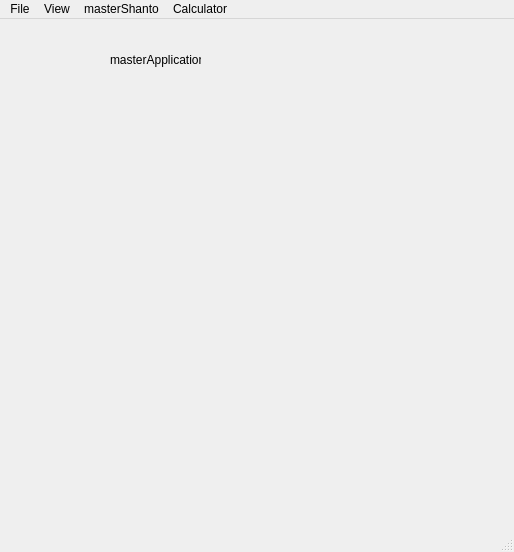
<?xml version="1.0" encoding="UTF-8"?>
<ui version="4.0">
 <class>MainWindow</class>
 <widget class="QMainWindow" name="MainWindow">
  <property name="geometry">
   <rect>
    <x>0</x>
    <y>0</y>
    <width>514</width>
    <height>552</height>
   </rect>
  </property>
  <property name="windowTitle">
   <string>MainWindow</string>
  </property>
  <widget class="QWidget" name="centralwidget">
   <widget class="QLabel" name="label">
    <property name="geometry">
     <rect>
      <x>110</x>
      <y>30</y>
      <width>91</width>
      <height>21</height>
     </rect>
    </property>
    <property name="text">
     <string>masterApplication</string>
    </property>
   </widget>
  </widget>
  <widget class="QMenuBar" name="menubar">
   <property name="geometry">
    <rect>
     <x>0</x>
     <y>0</y>
     <width>514</width>
     <height>21</height>
    </rect>
   </property>
   <widget class="QMenu" name="menuFile">
    <property name="title">
     <string>File</string>
    </property>
   </widget>
   <widget class="QMenu" name="menuView">
    <property name="title">
     <string>View</string>
    </property>
    <addaction name="separator"/>
   </widget>
   <widget class="QMenu" name="menumasterShanto">
    <property name="title">
     <string>masterShanto</string>
    </property>
   </widget>
   <widget class="QMenu" name="menuCalculator">
    <property name="title">
     <string>Calculator</string>
    </property>
   </widget>
   <addaction name="menuFile"/>
   <addaction name="menuView"/>
   <addaction name="menumasterShanto"/>
   <addaction name="menuCalculator"/>
  </widget>
  <widget class="QStatusBar" name="statusbar"/>
 </widget>
 <resources/>
 <connections/>
</ui>
